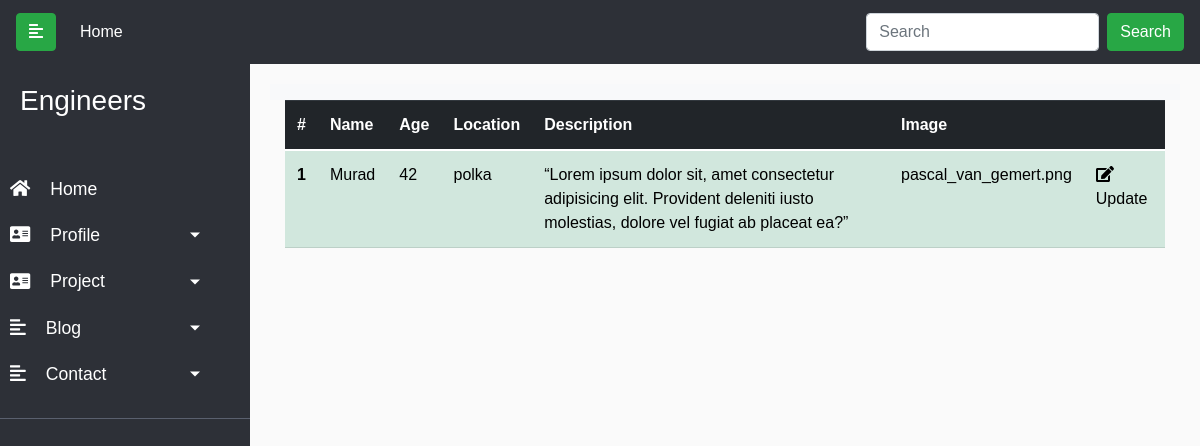
Screenshot of /admin/profile with the database file from the repository.
### portfolio/models.py (models this page shows)
class Profile(db.Model):
     id = db.Column(db.Integer, primary_key=True)
     name = db.Column(db.String(50), nullable=False)
     age = db.Column(db.Integer, nullable=False)
     location = db.Column(db.String(80), nullable=False)
     desc = db.Column(db.Text, nullable=False)
     image = db.Column(db.String(20), nullable=True)

### portfolio/controllers.py (the view)
@app.route('/admin/profile')
def profile():
    profile = Profile.query.all()
    return render_template('admin/profile.html', profile=profile)

### portfolio/templates/admin/profile.html
{% extends 'admin/base.html' %}
{% block content %}
<div class="container">
    <div class="row ">
      <div class="col">
        <table class="table table-success" >
          <thead class="thead-dark">
              <tr>
                <th scope="col">#</th>
                <th scope="col">Name</th>
                <th scope="col">Age</th>
                <th scope="col">Location</th>
                <th scope="col">Description</th>
                <th scope="col">Image</th>
                <th></th>
              </tr>
            </thead>
            <tbody>
               {% for profile in profile %}
              <tr>
                <th scope="row">{{profile.id}}</th>
                <td>{{profile.name}}</td>
                <td>{{profile.age}}</td>
                <td>{{profile.location}}</td>
                <td>{{profile.desc}}</td>
                <td>{{profile.image}}</td>
                <td><a href="{{url_for('profile_update', id=profile.id)}}"><i class="fas fa-edit"></i>Update</a></td>
               </tr>
              {% endfor %}
            </tbody>
          </table>
      </div>
    </div>
  </div>
{% endblock %}

### portfolio/templates/admin/base.html (style rules this page uses)
body { font-family: 'Poppins', sans-serif; background: #fafafa; }
a, a:hover, a:focus { color: inherit; text-decoration: none; transition: all 0.3s; }

### rows the page displays
Profile: id "1", name "Murad", age "42", location "polka", desc "“Lorem ipsum dolor sit, amet consectetur adipisicing elit. Provident deleniti iusto molestias, dolore vel fugiat ab placeat ea?”", image "pascal_van_gemert.png"
